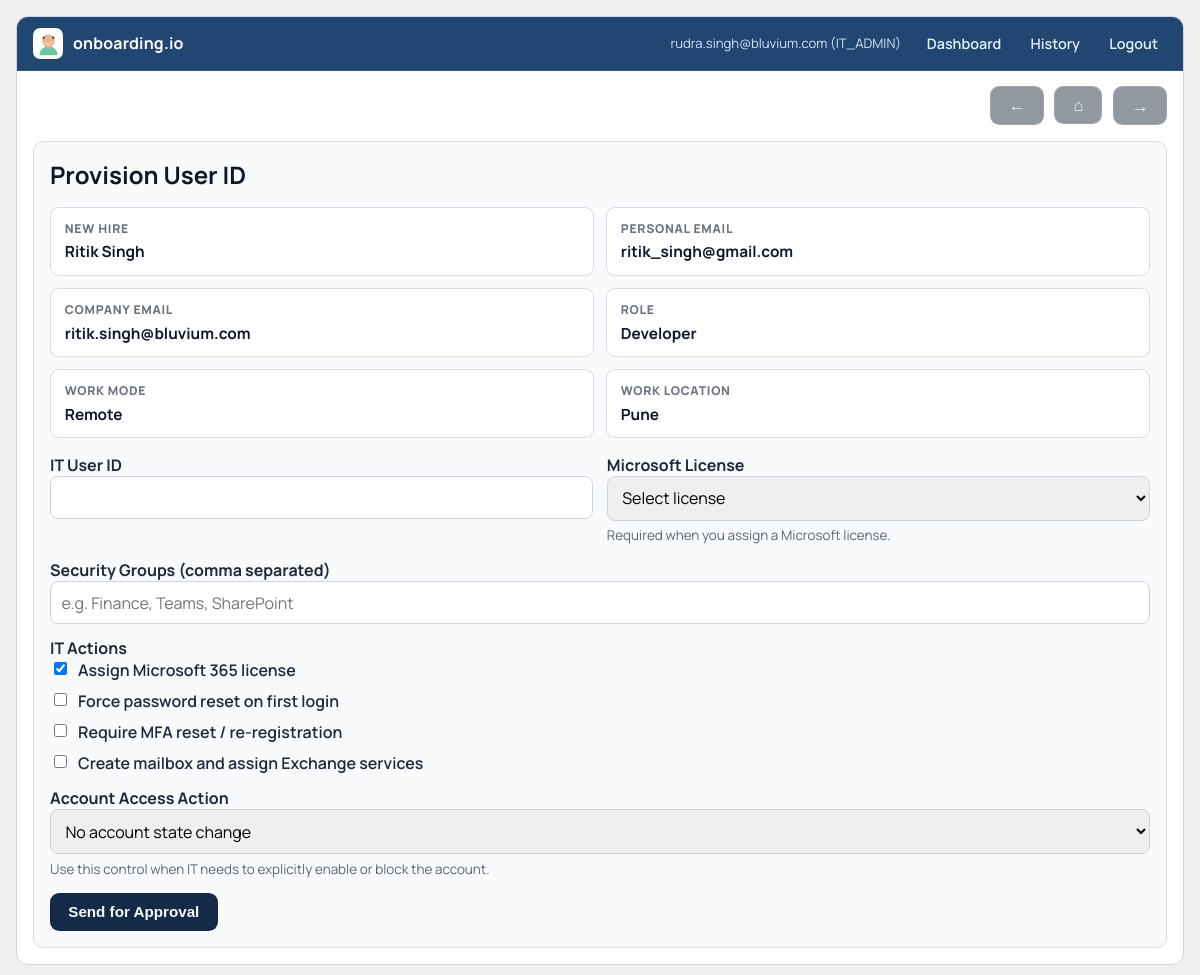
The page /it/provision/3 (signed in) on the database its author committed.
### models.py (models this page shows)
class User(UserMixin, db.Model):
    id = db.Column(db.Integer, primary_key=True)
    email = db.Column(db.String(255), unique=True, nullable=False)
    password_hash = db.Column(db.String(255), nullable=False)
    role = db.Column(db.String(50), nullable=False)
    domain = db.Column(db.String(255), nullable=False)
    created_at = db.Column(db.DateTime)

class EmployeeRequest(db.Model):
    id = db.Column(db.Integer, primary_key=True)
    domain = db.Column(db.String(255), nullable=False)
    requested_by = db.Column(db.Integer, db.ForeignKey("user.id"), nullable=False)
    first_name = db.Column(db.String(255))
    middle_name = db.Column(db.String(255))
    last_name = db.Column(db.String(255))
    employee_name = db.Column(db.String(255), nullable=False)
    employee_email = db.Column(db.String(255), nullable=False)
    gender = db.Column(db.String(50))
    job_title = db.Column(db.String(255))
    work_mode = db.Column(db.String(50))
    work_location = db.Column(db.String(255))
    company_email = db.Column(db.String(255))
    status = db.Column(db.String(50), nullable=False)
    created_at = db.Column(db.DateTime)

### app.py (the view)
            def wrapper(*args, **kwargs):
                if current_user.role not in roles:
                    abort(403)
                return func(*args, **kwargs)

### templates/it_provision.html (shortened to what this page needs)
{% extends "base.html" %}
{% block content %}
<div class="card">
  <h2>Provision User ID</h2>
  <div class="detail-grid">
    <div class="detail-item">
      <span>New Hire</span>
      <strong>{{ request_item.employee_name }}</strong>
    </div>
    <div class="detail-item">
      <span>Personal Email</span>
      <strong>{{ request_item.employee_email }}</strong>
    </div>
    <div class="detail-item">
      <span>Company Email</span>
      <strong>{{ request_item.company_email }}</strong>
    </div>
    <div class="detail-item">
      <span>Role</span>
      <strong>{{ request_item.job_title }}</strong>
    </div>
    <div class="detail-item">
      <span>Work Mode</span>
      <strong>{{ request_item.work_mode }}</strong>
    </div>
    <div class="detail-item">
      <span>Work Location</span>
      <strong>{{ request_item.work_location }}</strong>
    </div>
  </div>
  <form method="post" class="form-grid two-col" style="margin-top: 1rem;">
    <div>
      <label>IT User ID</label>
      <input type="text" name="it_user_id" required>
    </div>
    <div>
      <label>Microsoft License</label>
      <select name="license_type">
        <option value="">Select license</option>
      </select>
      <p class="field-hint">Required when you assign a Microsoft license.</p>
    </div>
    <div class="full-width">
      <label>Security Groups (comma separated)</label>
      <input type="text" name="security_groups" placeholder="e.g. Finance, Teams, SharePoint">
    </div>
    <div class="full-width">
      <label>IT Actions</label>
      <div class="checkbox-group">
        <label class="checkbox-field">
          <input type="checkbox" name="assign_license" checked>
          <span>Assign Microsoft 365 license</span>
        </label>
        <label class="checkbox-field">
          <input type="checkbox" name="password_reset_required">
          <span>Force password reset on first login</span>
        </label>
        <label class="checkbox-field">
          <input type="checkbox" name="mfa_reset_required">
          <span>Require MFA reset / re-registration</span>
        </label>
        <label class="checkbox-field">
          <input type="checkbox" name="mailbox_creation_required">
          <span>Create mailbox and assign Exchange services</span>
        </label>
      </div>
    </div>
    <div class="full-width">
      <label>Account Access Action</label>
      <select name="account_access_action">
        <option value="NONE">No account state change</option>
      </select>
      <p class="field-hint">Use this control when IT needs to explicitly enable or block the account.</p>
    </div>
    <div class="full-width">
      <button type="submit" class="btn">Send for Approval</button>
    </div>
  </form>
</div>
{% endblock %}

### templates/base.html (shortened to what this page needs)
<!DOCTYPE html>
<html lang="en">
<head>
  <link rel="stylesheet" href="{{ url_for('static', filename='css/style.css') }}">
</head>
<body class="{{ page_class|trim }}">
  <div class="page-shell {% if page_class|trim %}{{ page_class|trim }}{% endif %}">
    {% if show_nav|trim != 'false' %}
    <nav class="top-nav">
      <a class="brand" href="{{ url_for('index') }}">
        <span class="brand-icon"></span>
        <span>onboarding.io</span>
      </a>
      <div class="nav-links">
        {% if current_user.is_authenticated %}
          <span class="nav-meta">{{ current_user.email }} ({{ current_user.role }})</span>
          <a class="nav-link" href="{{ url_for('dashboard') }}">Dashboard</a>
          <a class="nav-link" href="{{ url_for('history') }}">History</a>
          <a class="nav-link" href="{{ url_for('logout') }}">Logout</a>
        {% else %}
          <a class="nav-link nav-link-primary" href="{{ url_for('login') }}">Login</a>
          <a class="nav-link" href="{{ url_for('signup') }}">Sign Up</a>
        {% endif %}
      </div>
    </nav>
    {% endif %}
    <main>
    {% if show_page_controls|trim != 'false' %}
      <div class="page-controls" role="navigation" aria-label="Page controls">
        <button
          type="button"
          class="btn btn-outline page-control-btn page-control-icon-btn"
          onclick="if (window.history.length > 1) { window.history.back(); } else { window.location.href='{{ url_for('index') }}'; }"
          aria-label="Go back"
          title="Go back"
        >
          <span class="page-control-symbol" aria-hidden="true">←</span>
        </button>
        <a class="btn btn-outline page-control-btn page-control-icon-btn page-control-home" href="{{ url_for('index') }}" aria-label="Home" title="Home">
          <span class="page-control-symbol" aria-hidden="true">⌂</span>
        </a>
        <a class="btn btn-outline page-control-btn page-control-icon-btn" href="{{ url_for('logout') if current_user.is_authenticated else url_for('index') }}" aria-label="Next" title="Next">
          <span class="page-control-symbol" aria-hidden="true">→</span>
        </a>
      </div>
    {% endif %}
    {% block content %}{% endblock %}
    </main>
  </div>
</body>
</html>

### static/css/style.css (style rules this page uses)
:root { --page-bg: #efefef; --panel-bg: #ffffff; --ink: #0f172a; --muted: #475569; --line: #d6dce7; --hero: #19365e; --hero-top: #214671; --hero-ink: #f3f6fb; --hero-sub: #d3deed; --btn-dark: #142a48; --text-dark: var(--ink); --text-muted: var(--muted); }
* { box-sizing: border-box; }
body { margin: 0; background: var(--page-bg); color: var(--ink); font-family: "Manrope", "Segoe UI", Tahoma, sans-serif; }
a { color: inherit; text-decoration: none; }
.page-shell { width: min(1240px, calc(100% - 2rem)); margin: 1rem auto; background: var(--panel-bg); border: 1px solid #cfd6e2; border-radius: 12px; overflow: hidden; }
.top-nav { display: flex; justify-content: space-between; align-items: center; gap: 1rem; padding: 0.7rem 1rem; background: var(--hero-top); border-bottom: 1px solid rgba(255, 255, 255, 0.08); }
.brand { display: inline-flex; align-items: center; gap: 0.6rem; color: #ffffff; font-weight: 700; letter-spacing: 0.01em; }
.brand-icon { width: 1.9rem; height: 1.9rem; border-radius: 0.45rem; background: #ffffff url("/static/images/avatar-favicon.svg") center / cover no-repeat; border: 1px solid rgba(255, 255, 255, 0.65); flex-shrink: 0; }
.nav-links { display: inline-flex; align-items: center; gap: 0.7rem; }
.nav-meta { font-size: 0.82rem; color: #d7e4f7; margin-right: 0.35rem; }
.nav-link { color: #e8f0fc; font-size: 0.9rem; font-weight: 600; padding: 0.2rem 0.5rem; border-radius: 999px; border: 1px solid transparent; }
main { padding: 0; }
.page-controls { display: flex; justify-content: flex-end; align-items: center; gap: 0.65rem; padding: 0.95rem 1rem 0; flex-wrap: wrap; }
.page-control-btn { text-align: center; }
.page-control-icon-btn { min-width: 3rem; padding-inline: 0.9rem; }
.page-control-symbol { display: inline-flex; align-items: center; justify-content: center; font-size: 1.1rem; font-weight: 800; line-height: 1; }
.page-control-home .page-control-symbol { font-size: 1.05rem; }
.form-grid { display: grid; gap: 0.85rem; }
.form-grid.two-col { grid-template-columns: repeat(2, minmax(0, 1fr)); }
.form-grid .full-width { grid-column: 1 / -1; }
.field-hint { margin: 0.35rem 0 0; color: #5b6475; font-size: 0.84rem; line-height: 1.45; }
.checkbox-group { display: grid; gap: 0.55rem; }
.checkbox-field { display: flex; align-items: flex-start; gap: 0.5rem; font-weight: 600; }
.checkbox-field input { width: auto; margin-top: 0.18rem; }
.detail-grid { display: grid; grid-template-columns: repeat(2, minmax(0, 1fr)); gap: 0.75rem; }
.detail-item { border: 1px solid var(--line); border-radius: 0.55rem; background: #ffffff; padding: 0.78rem 0.86rem; }
.detail-item span { display: block; margin-bottom: 0.2rem; color: #6b7280; font-size: 0.76rem; font-weight: 800; letter-spacing: 0.06em; text-transform: uppercase; }
.detail-item strong { color: #0f172a; font-size: 0.96rem; }
.btn { display: inline-flex; align-items: center; justify-content: center; border: 1px solid rgba(17, 24, 39, 0.25); background: var(--btn-dark); color: #f8fafc; border-radius: 0.58rem; padding: 0.6rem 1.08rem; font-weight: 700; font-size: 0.95rem; cursor: pointer; transition: transform 0.15s ease, filter 0.18s ease; }
.btn-outline, .btn.secondary { background: rgba(14, 27, 47, 0.45); border-color: rgba(255, 255, 255, 0.14); color: #eef4ff; }
.card, .dashboard { margin: 1rem; border-radius: 0.6rem; border: 1px solid var(--line); background: #f8fafc; padding: 1rem; }
.card h2, .dashboard h2 { margin-top: 0; margin-bottom: 1rem; }
form { display: grid; gap: 0.65rem; }
label { font-weight: 700; color: #1e293b; }
input, select { width: 100%; border: 1px solid #cbd5e1; border-radius: 0.5rem; padding: 0.58rem 0.65rem; font: inherit; }

### rows shown on the page
User: email "rudra.singh@bluvium.com", role "IT_ADMIN"
EmployeeRequest: employee_name "Ritik Singh", employee_email "ritik_singh@gmail.com", company_email "ritik.singh@bluvium.com", job_title "Developer", work_mode "Remote", work_location "Pune"
